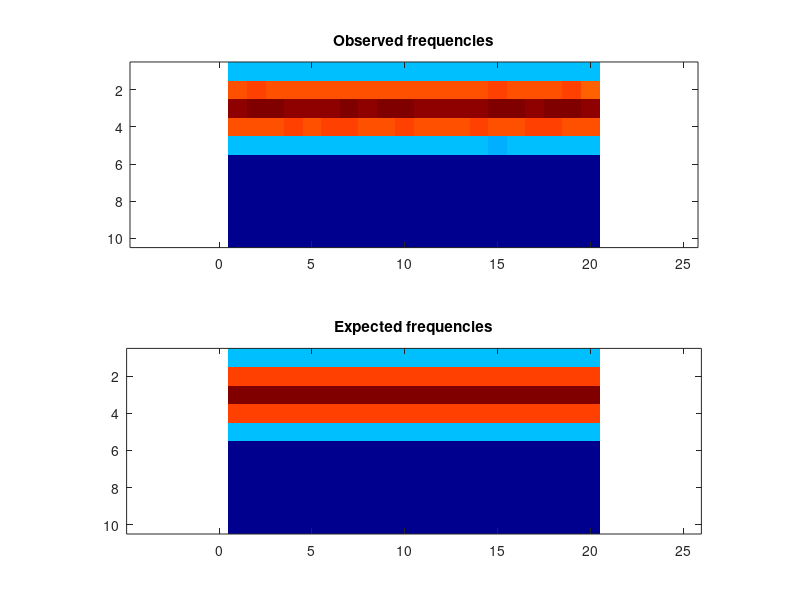

The MATLAB source for this figure:
frequencies = [ 4727, 4791, 4822, 4824, 4700, 4828, 4849, 4836, 4694, 4781, 4840, 4853, 4812, 4776, 4749, 4692, 4769, 4785, 4865, 4697; 12321, 12582, 12418, 12376, 12508, 12447, 12347, 12431, 12433, 12387, 12461, 12450, 12514, 12367, 12614, 12420, 12464, 12382, 12715, 12294; 15445, 15604, 15630, 15475, 15476, 15420, 15635, 15315, 15561, 15744, 15477, 15486, 15441, 15394, 15529, 15615, 15321, 15507, 15536, 15347; 12459, 12372, 12534, 12578, 12424, 12585, 12549, 12487, 12463, 12722, 12429, 12489, 12416, 12674, 12463, 12326, 12569, 12567, 12480, 12376; 4786, 4830, 4885, 4770, 4688, 4727, 4747, 4782, 4784, 4790, 4676, 4748, 4758, 4903, 4673, 4811, 4850, 4754, 4744, 4753; 0, 0, 0, 0, 0, 0, 0, 0, 0, 0, 0, 0, 0, 0, 0, 0, 0, 0, 0, 0; 0, 0, 0, 0, 0, 0, 0, 0, 0, 0, 0, 0, 0, 0, 0, 0, 0, 0, 0, 0; 0, 0, 0, 0, 0, 0, 0, 0, 0, 0, 0, 0, 0, 0, 0, 0, 0, 0, 0, 0; 0, 0, 0, 0, 0, 0, 0, 0, 0, 0, 0, 0, 0, 0, 0, 0, 0, 0, 0, 0; 0, 0, 0, 0, 0, 0, 0, 0, 0, 0, 0, 0, 0, 0, 0, 0, 0, 0, 0, 0 ];
expFrequencies = [ 4774.58, 4774.58, 4774.58, 4774.58, 4774.58, 4774.58, 4774.58, 4774.58, 4774.58, 4774.58, 4774.58, 4774.58, 4774.58, 4774.58, 4774.58, 4774.58, 4774.58, 4774.58, 4774.58, 4774.58; 12500, 12500, 12500, 12500, 12500, 12500, 12500, 12500, 12500, 12500, 12500, 12500, 12500, 12500, 12500, 12500, 12500, 12500, 12500, 12500; 15450.8, 15450.8, 15450.8, 15450.8, 15450.8, 15450.8, 15450.8, 15450.8, 15450.8, 15450.8, 15450.8, 15450.8, 15450.8, 15450.8, 15450.8, 15450.8, 15450.8, 15450.8, 15450.8, 15450.8; 12500, 12500, 12500, 12500, 12500, 12500, 12500, 12500, 12500, 12500, 12500, 12500, 12500, 12500, 12500, 12500, 12500, 12500, 12500, 12500; 4774.57, 4774.57, 4774.57, 4774.57, 4774.57, 4774.57, 4774.57, 4774.57, 4774.57, 4774.57, 4774.57, 4774.57, 4774.57, 4774.57, 4774.57, 4774.57, 4774.57, 4774.57, 4774.57, 4774.57; 0, 0, 0, 0, 0, 0, 0, 0, 0, 0, 0, 0, 0, 0, 0, 0, 0, 0, 0, 0; 0, 0, 0, 0, 0, 0, 0, 0, 0, 0, 0, 0, 0, 0, 0, 0, 0, 0, 0, 0; 0, 0, 0, 0, 0, 0, 0, 0, 0, 0, 0, 0, 0, 0, 0, 0, 0, 0, 0, 0; 0, 0, 0, 0, 0, 0, 0, 0, 0, 0, 0, 0, 0, 0, 0, 0, 0, 0, 0, 0; 0, 0, 0, 0, 0, 0, 0, 0, 0, 0, 0, 0, 0, 0, 0, 0, 0, 0, 0, 0 ];
colormap(jet);
clf; subplot(2,1,1);
imagesc(frequencies);
title('Observed frequencies');
axis equal;
subplot(2,1,2);
imagesc(expFrequencies);
axis equal;
title('Expected frequencies');
